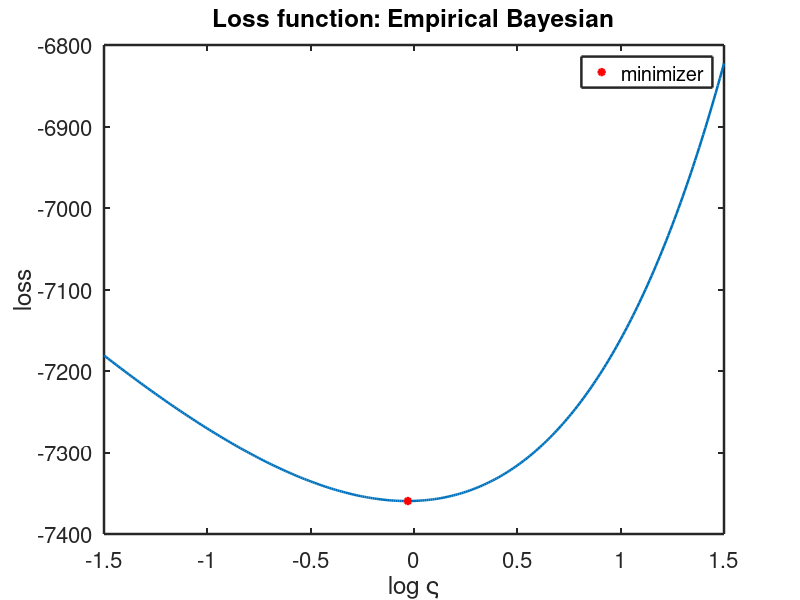

This figure's MATLAB source: (Note: this script raises an error after producing the figure.)
% plot figure for recovering sigma (matern kernel)
axesfontsize=16;
axeslinewidth=1.8;
linelinewidth=1.8;
patchlinewidth=1.5;
set(0,'defaultaxesfontsize',axesfontsize,'defaultaxeslinewidth',axeslinewidth,...
    'defaultlinelinewidth',linelinewidth,'defaultpatchlinewidth',patchlinewidth)

load data_recover_sigma

% figure: recover_sigma
h=figure;
h(1)=plot(sigma_search,L_MLE);
i=find(L_MLE==min(L_MLE));
title('Loss function: Empirical Bayesian');
xlabel('log \varsigma'); ylabel('loss');
hold on
h(2)=plot(sigma_search(i),L_MLE(i),'r*');
legend(h(2),'minimizer');
h=gcf;

myprint('recover_sigma',h)
% print('-painters','-dpdf','-r0','recover_sigma');